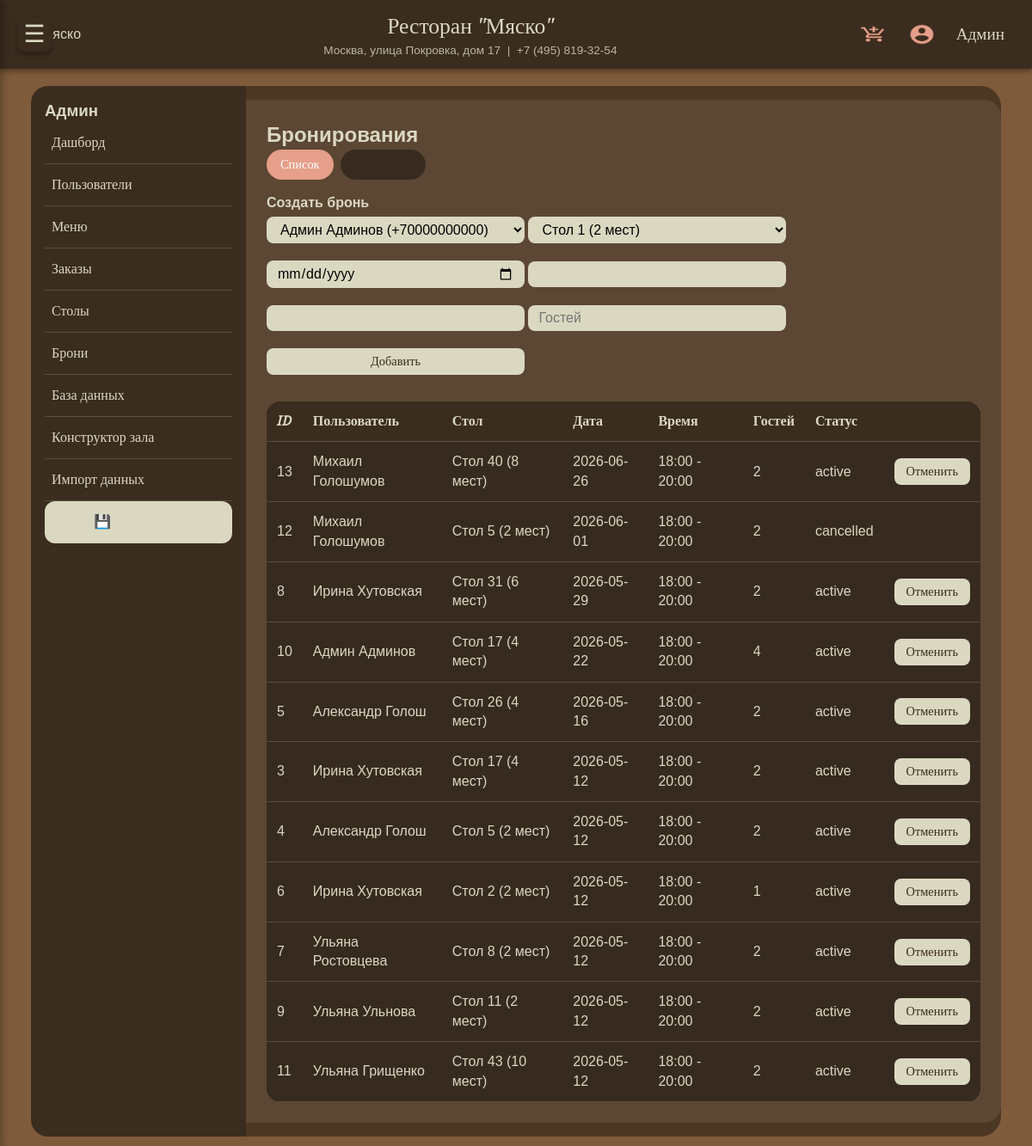
/admin/reservations (signed in), run on an earlier commit of the app's database.
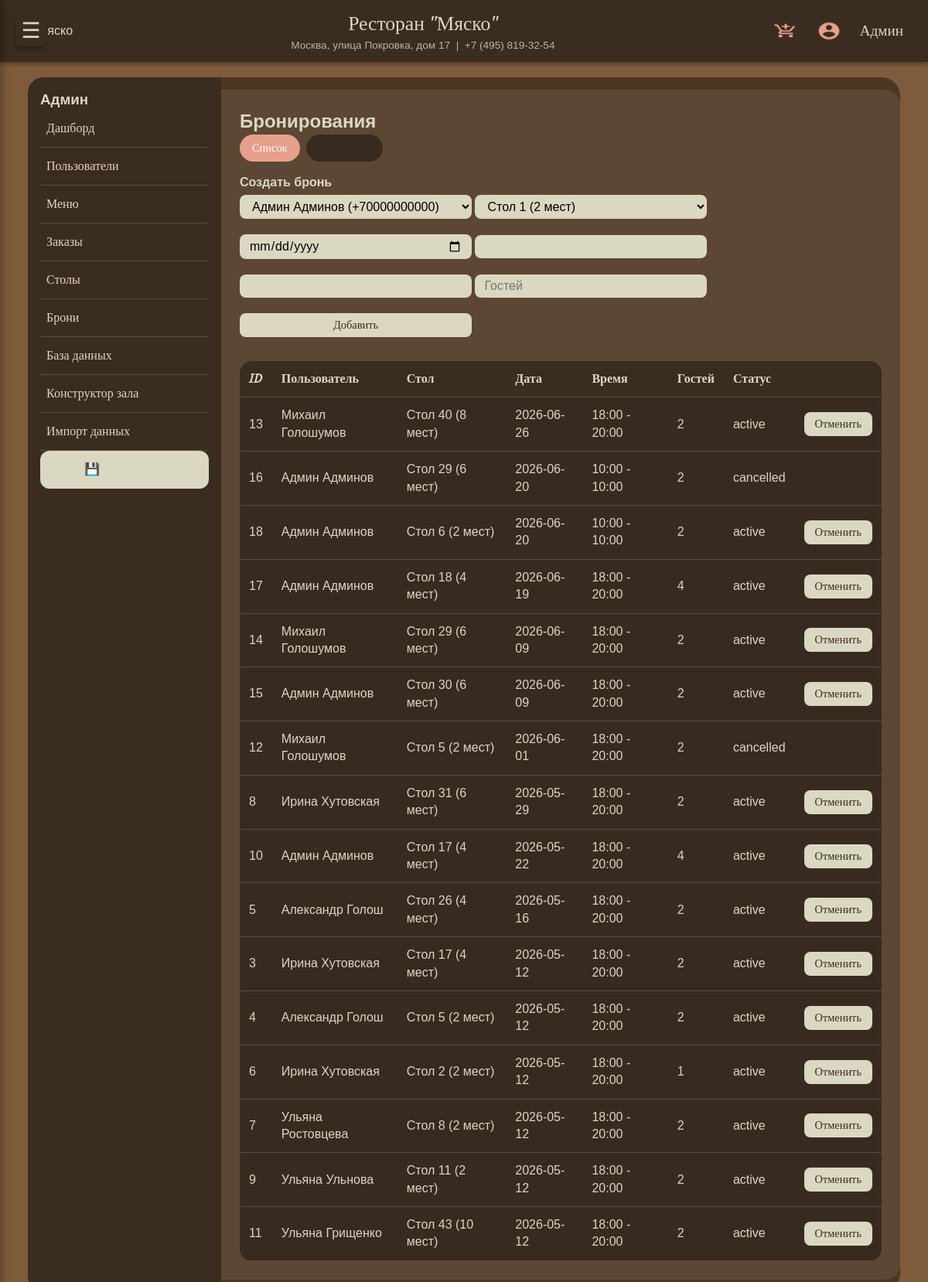
And on a later commit of the database.
### tables this page shows
CREATE TABLE reservations (
                id INTEGER PRIMARY KEY AUTOINCREMENT,
                user_id INTEGER,
                table_id INTEGER,
                date TEXT NOT NULL,
                start_time TEXT NOT NULL,
                end_time TEXT NOT NULL,
                guests INTEGER NOT NULL,
                status TEXT DEFAULT 'active',
                FOREIGN KEY (user_id) REFERENCES users(id),
                FOREIGN KEY (table_id) REFERENCES tables(id)
            );

CREATE TABLE users (
                id INTEGER PRIMARY KEY AUTOINCREMENT,
                first_name TEXT NOT NULL,
                last_name TEXT NOT NULL,
                phone TEXT UNIQUE NOT NULL,
                email TEXT,
                password_hash TEXT NOT NULL,
                role TEXT DEFAULT 'user',
                bonus_points INTEGER DEFAULT 0
            );

CREATE TABLE tables (
                id INTEGER PRIMARY KEY AUTOINCREMENT,
                capacity INTEGER NOT NULL,
                location TEXT,
                active INTEGER DEFAULT 1
            , pos_x INTEGER DEFAULT 0, pos_y INTEGER DEFAULT 0, width INTEGER DEFAULT 100, height INTEGER DEFAULT 100, shape TEXT DEFAULT 'rectangle');

### routers.py (the view, shortened to what this page needs)
@app.route('/admin/reservations', methods=['GET', 'POST'])
@role_required('admin', 'hostess')
def admin_reservations():
    add_form = AdminAddReservationForm()
    with get_db() as conn:
        reservations = conn.execute('''
            SELECT r.*, u.first_name, u.last_name, t.capacity, t.location
            FROM reservations r JOIN users u ON r.user_id=u.id JOIN tables t ON r.table_id=t.id
            ORDER BY r.date DESC
        ''').fetchall()
        tables = conn.execute("SELECT * FROM tables WHERE active=1 ORDER BY capacity").fetchall()
        users = conn.execute("SELECT id, first_name, last_name, phone FROM users ORDER BY last_name").fetchall()
    add_form.user_id.choices = [(u['id'], f"{u['first_name']} {u['last_name']} ({u['phone']})") for u in users]
    add_form.table_id.choices = [(t['id'], f"Стол {t['id']} ({t['capacity']} мест)") for t in tables]
    return render_template('admin_reservations.html', reservations=reservations, tables=tables, users=users, add_form=add_form)

### forms.py
class AdminAddReservationForm(FlaskForm):
    user_id = SelectField('Пользователь', coerce=int, validators=[DataRequired()])
    table_id = SelectField('Стол', coerce=int, validators=[DataRequired()])
    date = StringField('Дата', validators=[DataRequired()],
                       render_kw={"type": "date"})
    start_time = StringField('Время начала', validators=[DataRequired()])
    end_time = StringField('Время окончания', validators=[DataRequired()])
    guests = IntegerField('Гостей', validators=[DataRequired(), NumberRange(min=1)])
    submit = SubmitField('Добавить')

### models.py (called while the page is built)
def get_db():
    conn = sqlite3.connect(DATABASE)
    conn.row_factory = sqlite3.Row
    conn.execute("PRAGMA foreign_keys = ON")
    return conn

    @staticmethod
    def get(user_id):
        with get_db() as conn:
            row = conn.execute("SELECT * FROM users WHERE id=?", (user_id,)).fetchone()
        return User(row) if row else None

### routers.py (called while the page is built)
@app.context_processor
def inject_csrf():
    from flask_wtf.csrf import generate_csrf
    return dict(csrf_token=generate_csrf, csrf_token_value=generate_csrf())

@login_manager.user_loader
def load_user(user_id):
    return User.get(user_id)

### app/templates/admin_reservations.html (shortened to what this page needs)
{% extends "admin_base.html" %}
{% block admin_content %}
<h2>Бронирования</h2>
<div class="tabs">
    <button class="tab-btn active" onclick="switchTab('list')">Список</button>
    <button class="tab-btn" onclick="switchTab('map')">Схема зала</button>
</div>
<div id="tab-list" class="tab-content active">
    <div class="add-form-card">
        <h4>Создать бронь</h4>
        <form method="POST" class="form-row">
            {{ add_form.user_id() }}
            {{ add_form.table_id(id='res-table') }}
            {{ add_form.date(id='res-date') }}
            {{ add_form.start_time(id='res-start') }}
            {{ add_form.end_time(id='res-end') }}
            {{ add_form.guests(id='res-guests', placeholder="Гостей") }}
            {{ add_form.submit(class="btn-primary") }}
        </form>
    </div>
    <table class="admin-table">
        <thead><tr><th>ID</th><th>Пользователь</th><th>Стол</th><th>Дата</th><th>Время</th><th>Гостей</th><th>Статус</th><th></th></tr></thead>
        <tbody>
        {% for r in reservations %}
        <tr>
            <td>{{ r.id }}</td>
            <td>{{ r.first_name }} {{ r.last_name }}</td>
            <td>Стол {{ r.table_id }} ({{ r.capacity }} мест)</td>
            <td>{{ r.date }}</td>
            <td>{{ r.start_time }} - {{ r.end_time }}</td>
            <td>{{ r.guests }}</td>
            <td><span class="status-badge status-{{ r.status }}">{{ r.status }}</span></td>
            <td>{% if r.status == 'active' %}
                <form method="POST" action="{{ url_for('admin_cancel_reservation', res_id=r.id) }}">
                    <button class="btn-small">Отменить</button>
                </form>
                {% endif %}
            </td>
        </tr>
        {% endfor %}
        </tbody>
    </table>
</div>
{% endblock %}

What changed in the data, as far as the page shows it:
added reservations: id "16", first_name "Админ", last_name "Админов", table_id "29", capacity "6", date "2026-06-20", start_time "10:00", end_time "10:00", guests "2", status "cancelled"
added reservations: id "18", first_name "Админ", last_name "Админов", table_id "6", capacity "2", date "2026-06-20", start_time "10:00", end_time "10:00", guests "2", status "active"
added reservations: id "17", first_name "Админ", last_name "Админов", table_id "18", capacity "4", date "2026-06-19", start_time "18:00", end_time "20:00", guests "4", status "active"
added reservations: id "14", first_name "Михаил", last_name "Голошумов", table_id "29", capacity "6", date "2026-06-09", start_time "18:00", end_time "20:00", guests "2", status "active"
added reservations: id "15", first_name "Админ", last_name "Админов", table_id "30", capacity "6", date "2026-06-09", start_time "18:00", end_time "20:00", guests "2", status "active"
